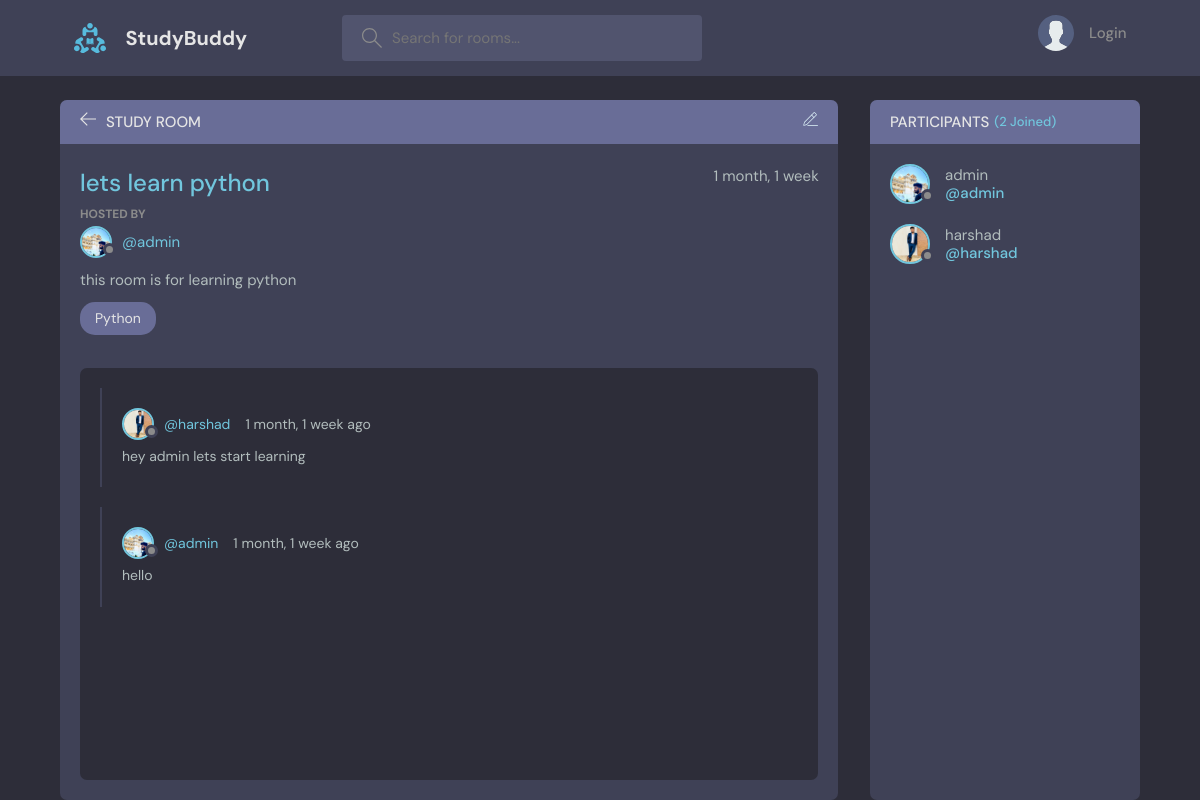
The app's page /room_page/1/ with its own data.
### base/models.py (models this page shows, shortened)
class Room(models.Model):
    host = models.ForeignKey(User,on_delete=models.SET_NULL,null=True)
    topic = models.ForeignKey(Topic,on_delete=models.SET_NULL,null=True)
    name = models.CharField(max_length=200)
    description = models.TextField(null=True,blank=True)
    participants = models.ManyToManyField(User,related_name="participants",blank=True)
    updated = models.DateTimeField(auto_now=True)
    created = models.DateTimeField(auto_now_add=True)
    class Meta:
        ordering = ["-updated","-created"]

class User(AbstractUser):
    bio = models.TextField(null=True)
    avatar = models.ImageField(null=True,default="avatar.svg")

class Topic(models.Model):
    name = models.CharField(max_length=200)
    def __str__(self) -> str:
        return self.name

class Message(models.Model):
    user = models.ForeignKey(User,on_delete=models.CASCADE)
    room = models.ForeignKey(Room,on_delete=models.CASCADE)
    body = models.TextField()
    updated = models.DateTimeField(auto_now=True)
    created = models.DateTimeField(auto_now_add=True)
    class Meta:
        ordering = ["-updated","-created"]

### base/views.py (the view, shortened to what this page needs)
# urls.py: path('room_page/<str:pk>/',views.room,name="room"),
def room(request, pk):
    room = Room.objects.get(id=pk)
    room_messages = room.message_set.all()
    participants = room.participants.all()
    context = {"participants": participants, "room": room, "room_messages": room_messages}
    return render(request, "base/room.html", context)

### base/templates/base/room.html (shortened to what this page needs)
{% extends 'main.html'%}
{% block content %}
    <main class="profile-page layout layout--2">
      <div class="container">
        <div class="room">
          <div class="room__top">
            <div class="room__topLeft">
              <a href="{% url 'home' %}">
                <svg version="1.1" xmlns="http://www.w3.org/2000/svg" width="32" height="32" viewBox="0 0 32 32">
                  <title>arrow-left</title>
                  <path
                    d="M13.723 2.286l-13.723 13.714 13.719 13.714 1.616-1.611-10.96-10.96h27.625v-2.286h-27.625l10.965-10.965-1.616-1.607z"
                  ></path>
                </svg>
              </a>
              <h3>Study Room</h3>
            </div>
            <div class="room__topRight">
              <a href="{% url 'update_room' room.id %}">
              </a>
            </div>
          </div>
          <div class="room__box scroll">
            <div class="room__header scroll">
              <div class="room__info">
                <h3>{{ room.name }}</h3>
                <span>{{ room.created | timesince }}</span>
              </div>
              <div class="room__hosted">
                <p>Hosted By</p>
                <a href="{% url 'user_profile' room.host.id %}" class="room__author">
                  <div class="avatar avatar--small">
                    <img src="{{ room.host.avatar.url }}" />
                  </div>
                  <span>@{{ room.host.username }}</span>
                </a>
              </div>
              <div class="room__details">
                {{ room.description }}
              </div>
              <span class="room__topics">{{ room.topic }}</span>
            </div>
            <div class="room__conversation">
              <div class="threads scroll">
                {% for room_message in room_messages %}
                <div class="thread">
                  <div class="thread__top">
                    <div class="thread__author">
                      <a href="{% url 'user_profile' room_message.user.id %}" class="thread__authorInfo">
                        <div class="avatar avatar--small">
                          <img src="{{ room_message.user.avatar.url }}" />
                        </div>
                        <span>@{{ room_message.user }}</span>
                      </a>
                      <span class="thread__date">{{ room_message.created | timesince }} ago</span>
                    </div>
                  </div>
                  <div class="thread__details">
                    {{ room_message.body }}
                  </div>
                </div>
                {% endfor %}
              </div>
            </div>
          </div>
        </div>
        <div class="participants">
          <h3 class="participants__top">Participants <span>({{ participants.count}} Joined)</span></h3>
          <div class="participants__list scroll">
            {% for participant in participants %}
            <a href="{% url 'user_profile' participant.id %}" class="participant">
              <div class="avatar avatar--medium">
                <img src="{{ participant.avatar.url }}" />
              </div>
              <p>
                {{ participant.username }}
                <span>@{{ participant.username }}</span>
              </p>
            </a>
            {% endfor %}
          </div>
        </div>
      </div>
    </main>
    {% endblock content %}

### records on screen
Room: name "lets learn python", created "1 month, 1 week", host.avatar (picture), host.username "admin", description "this room is for learning python", topic "Python"
Message: user.avatar (picture), user "harshad", created "1 month, 1 week", body "hey admin lets start learning"
Message: user.avatar (picture), user "admin", created "1 month, 1 week", body "hello"
User: avatar (picture), username "admin"
User: avatar (picture), username "harshad"

### other values on screen
{{ participants.count }} "2"
